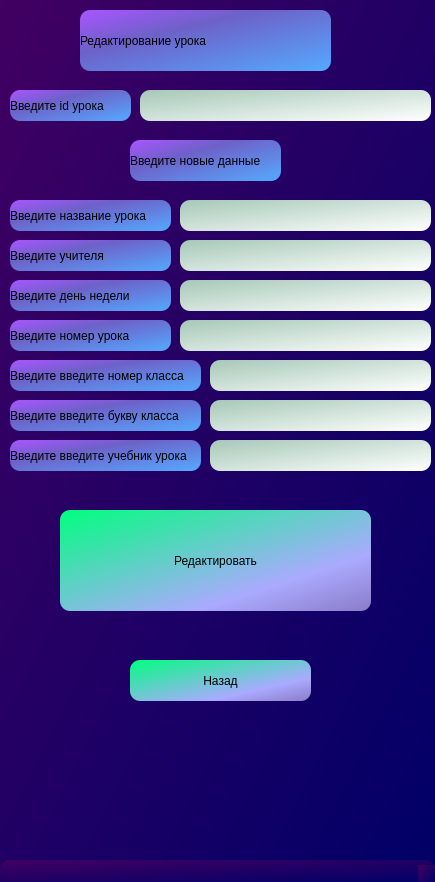
<?xml version="1.0" encoding="UTF-8"?>
<ui version="4.0">
 <class>MainWindow</class>
 <widget class="QMainWindow" name="MainWindow">
  <property name="geometry">
   <rect>
    <x>0</x>
    <y>0</y>
    <width>435</width>
    <height>882</height>
   </rect>
  </property>
  <property name="windowTitle">
   <string>MainWindow</string>
  </property>
  <property name="styleSheet">
   <string notr="true">background-color: qlineargradient(spread:pad, x1:0, y1:0, x2:1, y2:1, stop:0 rgba(65, 0, 98, 255), stop:1 rgba(0, 0, 103, 255));
border-radius: 10px;
</string>
  </property>
  <widget class="QWidget" name="centralwidget">
   <widget class="QLabel" name="label_4">
    <property name="geometry">
     <rect>
      <x>80</x>
      <y>10</y>
      <width>251</width>
      <height>61</height>
     </rect>
    </property>
    <property name="toolTip">
     <string>&lt;html&gt;&lt;head/&gt;&lt;body&gt;&lt;p align=&quot;center&quot;&gt;Редактирование ученика&lt;/p&gt;&lt;/body&gt;&lt;/html&gt;</string>
    </property>
    <property name="whatsThis">
     <string>&lt;html&gt;&lt;head/&gt;&lt;body&gt;&lt;p align=&quot;center&quot;&gt;Редактирование ученика&lt;/p&gt;&lt;/body&gt;&lt;/html&gt;</string>
    </property>
    <property name="styleSheet">
     <string notr="true">background-color: qlineargradient(spread:pad, x1:0, y1:0, x2:1, y2:1, stop:0 rgba(170, 85, 255, 255), stop:0.353234 rgba(109, 97, 200, 255), stop:1 rgba(85, 170, 255, 255));</string>
    </property>
    <property name="text">
     <string>Редактирование урока</string>
    </property>
   </widget>
   <widget class="QLabel" name="label_7">
    <property name="geometry">
     <rect>
      <x>10</x>
      <y>90</y>
      <width>121</width>
      <height>31</height>
     </rect>
    </property>
    <property name="styleSheet">
     <string notr="true">background-color: qlineargradient(spread:pad, x1:0, y1:0, x2:1, y2:1, stop:0 rgba(170, 85, 255, 255), stop:0.353234 rgba(109, 97, 200, 255), stop:1 rgba(85, 170, 255, 255));</string>
    </property>
    <property name="text">
     <string>Введите id урока</string>
    </property>
   </widget>
   <widget class="QLineEdit" name="id">
    <property name="geometry">
     <rect>
      <x>140</x>
      <y>90</y>
      <width>291</width>
      <height>31</height>
     </rect>
    </property>
    <property name="styleSheet">
     <string notr="true">background-color: qlineargradient(spread:pad, x1:0, y1:0, x2:1, y2:1, stop:0 rgba(166, 200, 183, 255), stop:1 rgba(255, 255, 255, 255));</string>
    </property>
   </widget>
   <widget class="QLabel" name="label_9">
    <property name="geometry">
     <rect>
      <x>10</x>
      <y>360</y>
      <width>191</width>
      <height>31</height>
     </rect>
    </property>
    <property name="styleSheet">
     <string notr="true">background-color: qlineargradient(spread:pad, x1:0, y1:0, x2:1, y2:1, stop:0 rgba(170, 85, 255, 255), stop:0.353234 rgba(109, 97, 200, 255), stop:1 rgba(85, 170, 255, 255));</string>
    </property>
    <property name="text">
     <string>Введите введите номер класса</string>
    </property>
   </widget>
   <widget class="QLabel" name="label_10">
    <property name="geometry">
     <rect>
      <x>10</x>
      <y>200</y>
      <width>161</width>
      <height>31</height>
     </rect>
    </property>
    <property name="styleSheet">
     <string notr="true">background-color: qlineargradient(spread:pad, x1:0, y1:0, x2:1, y2:1, stop:0 rgba(170, 85, 255, 255), stop:0.353234 rgba(109, 97, 200, 255), stop:1 rgba(85, 170, 255, 255));</string>
    </property>
    <property name="text">
     <string>Введите название урока</string>
    </property>
   </widget>
   <widget class="QLabel" name="label_11">
    <property name="geometry">
     <rect>
      <x>10</x>
      <y>240</y>
      <width>161</width>
      <height>31</height>
     </rect>
    </property>
    <property name="styleSheet">
     <string notr="true">background-color: qlineargradient(spread:pad, x1:0, y1:0, x2:1, y2:1, stop:0 rgba(170, 85, 255, 255), stop:0.353234 rgba(109, 97, 200, 255), stop:1 rgba(85, 170, 255, 255));</string>
    </property>
    <property name="text">
     <string>Введите учителя</string>
    </property>
   </widget>
   <widget class="QLineEdit" name="new_subject">
    <property name="geometry">
     <rect>
      <x>180</x>
      <y>200</y>
      <width>251</width>
      <height>31</height>
     </rect>
    </property>
    <property name="styleSheet">
     <string notr="true">background-color: qlineargradient(spread:pad, x1:0, y1:0, x2:1, y2:1, stop:0 rgba(166, 200, 183, 255), stop:1 rgba(255, 255, 255, 255));</string>
    </property>
   </widget>
   <widget class="QLineEdit" name="new_teacher">
    <property name="geometry">
     <rect>
      <x>180</x>
      <y>240</y>
      <width>251</width>
      <height>31</height>
     </rect>
    </property>
    <property name="styleSheet">
     <string notr="true">background-color: qlineargradient(spread:pad, x1:0, y1:0, x2:1, y2:1, stop:0 rgba(166, 200, 183, 255), stop:1 rgba(255, 255, 255, 255));</string>
    </property>
   </widget>
   <widget class="QLineEdit" name="new_class_number">
    <property name="geometry">
     <rect>
      <x>210</x>
      <y>360</y>
      <width>221</width>
      <height>31</height>
     </rect>
    </property>
    <property name="styleSheet">
     <string notr="true">background-color: qlineargradient(spread:pad, x1:0, y1:0, x2:1, y2:1, stop:0 rgba(166, 200, 183, 255), stop:1 rgba(255, 255, 255, 255));</string>
    </property>
   </widget>
   <widget class="QPushButton" name="finish">
    <property name="geometry">
     <rect>
      <x>60</x>
      <y>510</y>
      <width>311</width>
      <height>101</height>
     </rect>
    </property>
    <property name="styleSheet">
     <string notr="true">background-color: qlineargradient(spread:pad, x1:0, y1:0, x2:1, y2:1, stop:0 rgba(0, 255, 127, 255), stop:0.716418 rgba(170, 170, 255, 255), stop:1 rgba(139, 123, 200, 255));</string>
    </property>
    <property name="text">
     <string>Редактировать</string>
    </property>
   </widget>
   <widget class="QPushButton" name="back">
    <property name="geometry">
     <rect>
      <x>130</x>
      <y>660</y>
      <width>181</width>
      <height>41</height>
     </rect>
    </property>
    <property name="styleSheet">
     <string notr="true">background-color: qlineargradient(spread:pad, x1:0, y1:0, x2:1, y2:1, stop:0 rgba(0, 255, 127, 255), stop:0.716418 rgba(170, 170, 255, 255), stop:1 rgba(139, 123, 200, 255));</string>
    </property>
    <property name="text">
     <string>Назад</string>
    </property>
   </widget>
   <widget class="QLabel" name="label_13">
    <property name="geometry">
     <rect>
      <x>10</x>
      <y>280</y>
      <width>161</width>
      <height>31</height>
     </rect>
    </property>
    <property name="styleSheet">
     <string notr="true">background-color: qlineargradient(spread:pad, x1:0, y1:0, x2:1, y2:1, stop:0 rgba(170, 85, 255, 255), stop:0.353234 rgba(109, 97, 200, 255), stop:1 rgba(85, 170, 255, 255));</string>
    </property>
    <property name="text">
     <string>Введите день недели</string>
    </property>
   </widget>
   <widget class="QLineEdit" name="new_day">
    <property name="geometry">
     <rect>
      <x>180</x>
      <y>280</y>
      <width>251</width>
      <height>31</height>
     </rect>
    </property>
    <property name="styleSheet">
     <string notr="true">background-color: qlineargradient(spread:pad, x1:0, y1:0, x2:1, y2:1, stop:0 rgba(166, 200, 183, 255), stop:1 rgba(255, 255, 255, 255));</string>
    </property>
   </widget>
   <widget class="QLabel" name="label_15">
    <property name="geometry">
     <rect>
      <x>10</x>
      <y>320</y>
      <width>161</width>
      <height>31</height>
     </rect>
    </property>
    <property name="styleSheet">
     <string notr="true">background-color: qlineargradient(spread:pad, x1:0, y1:0, x2:1, y2:1, stop:0 rgba(170, 85, 255, 255), stop:0.353234 rgba(109, 97, 200, 255), stop:1 rgba(85, 170, 255, 255));</string>
    </property>
    <property name="text">
     <string>Введите номер урока</string>
    </property>
   </widget>
   <widget class="QLineEdit" name="new_lesson_number">
    <property name="geometry">
     <rect>
      <x>180</x>
      <y>320</y>
      <width>251</width>
      <height>31</height>
     </rect>
    </property>
    <property name="styleSheet">
     <string notr="true">background-color: qlineargradient(spread:pad, x1:0, y1:0, x2:1, y2:1, stop:0 rgba(166, 200, 183, 255), stop:1 rgba(255, 255, 255, 255));</string>
    </property>
    <property name="text">
     <string/>
    </property>
   </widget>
   <widget class="QLineEdit" name="new_class_char">
    <property name="geometry">
     <rect>
      <x>210</x>
      <y>400</y>
      <width>221</width>
      <height>31</height>
     </rect>
    </property>
    <property name="styleSheet">
     <string notr="true">background-color: qlineargradient(spread:pad, x1:0, y1:0, x2:1, y2:1, stop:0 rgba(166, 200, 183, 255), stop:1 rgba(255, 255, 255, 255));</string>
    </property>
   </widget>
   <widget class="QLabel" name="label_16">
    <property name="geometry">
     <rect>
      <x>10</x>
      <y>400</y>
      <width>191</width>
      <height>31</height>
     </rect>
    </property>
    <property name="styleSheet">
     <string notr="true">background-color: qlineargradient(spread:pad, x1:0, y1:0, x2:1, y2:1, stop:0 rgba(170, 85, 255, 255), stop:0.353234 rgba(109, 97, 200, 255), stop:1 rgba(85, 170, 255, 255));</string>
    </property>
    <property name="text">
     <string>Введите введите букву класса</string>
    </property>
   </widget>
   <widget class="QLabel" name="label">
    <property name="geometry">
     <rect>
      <x>130</x>
      <y>140</y>
      <width>151</width>
      <height>41</height>
     </rect>
    </property>
    <property name="styleSheet">
     <string notr="true">background-color: qlineargradient(spread:pad, x1:0, y1:0, x2:1, y2:1, stop:0 rgba(170, 85, 255, 255), stop:0.353234 rgba(109, 97, 200, 255), stop:1 rgba(85, 170, 255, 255));</string>
    </property>
    <property name="text">
     <string>Введите новые данные</string>
    </property>
   </widget>
   <widget class="QLineEdit" name="new_book">
    <property name="geometry">
     <rect>
      <x>210</x>
      <y>440</y>
      <width>221</width>
      <height>31</height>
     </rect>
    </property>
    <property name="autoFillBackground">
     <bool>false</bool>
    </property>
    <property name="styleSheet">
     <string notr="true">background-color: qlineargradient(spread:pad, x1:0, y1:0, x2:1, y2:1, stop:0 rgba(166, 200, 183, 255), stop:1 rgba(255, 255, 255, 255));</string>
    </property>
   </widget>
   <widget class="QLabel" name="label_17">
    <property name="geometry">
     <rect>
      <x>10</x>
      <y>440</y>
      <width>191</width>
      <height>31</height>
     </rect>
    </property>
    <property name="styleSheet">
     <string notr="true">background-color: qlineargradient(spread:pad, x1:0, y1:0, x2:1, y2:1, stop:0 rgba(170, 85, 255, 255), stop:0.353234 rgba(109, 97, 200, 255), stop:1 rgba(85, 170, 255, 255));</string>
    </property>
    <property name="text">
     <string>Введите введите учебник урока</string>
    </property>
   </widget>
  </widget>
  <widget class="QMenuBar" name="menubar">
   <property name="geometry">
    <rect>
     <x>0</x>
     <y>0</y>
     <width>435</width>
     <height>26</height>
    </rect>
   </property>
  </widget>
  <widget class="QStatusBar" name="statusbar"/>
 </widget>
 <resources/>
 <connections/>
</ui>
